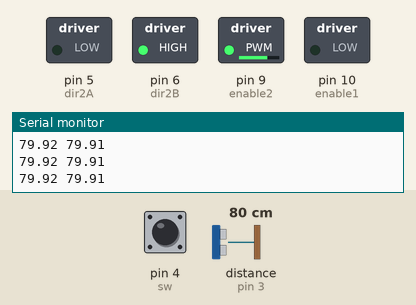
Simulated run of this sketch. Board: Arduino Uno, built with avr-gcc and run on an emulated ATmega328P. On the bench: switched loads named in the sketch (green lamp = pin HIGH), the last lines printed to the serial monitor. Wiring (inferred from the names in the program): ultrasonic range finder: trigger pin 2; echo pin 3. The test bench sets the inputs (shaded band); at power-on: distance to the obstacle (sensor on pin 3) 80 cm, pin 4 (sw) HIGH. The echo pulse lasts 58.3 µs per cm; pins used as bus, display or sensor lines are not drawn.

Above: at 1.2 s.
1.3 s: distance to the obstacle (sensor on pin 3) set to 9 cm
At 3.0 s:
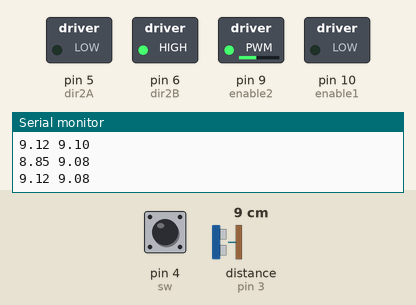
3.3 s: distance to the obstacle (sensor on pin 3) set to 120 cm
At 5.1 s:
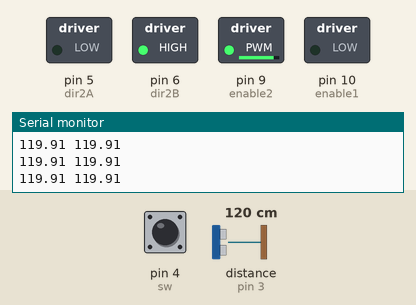
6.3 s: distance to the obstacle (sensor on pin 3) set to 18 cm
At 7.8 s:
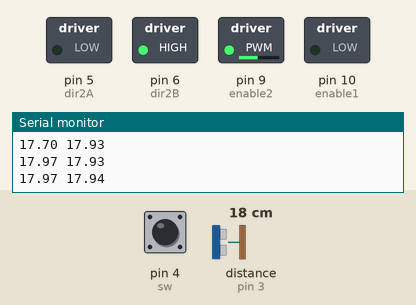
Timing chart, 0 to 9.3 s (numbered marks = the images above; inputs shaded):
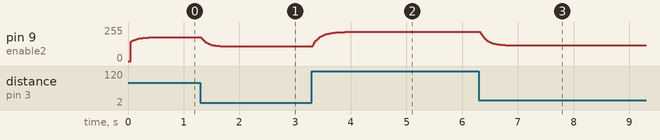

Measured:
- after the input at 1.3 s, pin 9 (enable2): moves from 179/255 to 109/255 over 0.51 s, starting at once
- after the input at 3.3 s, pin 9 (enable2): moves from 109/255 to 219/255 over 0.69 s, starting at once
- after the input at 6.3 s, pin 9 (enable2): moves from 219/255 to 117/255 over 0.95 s, starting at once

The sketch:

SimpleSkel.ino
```cpp
/*
 * Example code for running a DC motor using the TI L293D motor controller (H-bridge) chip
 * EE2800 Fall 2800, Kubichek
 */
float SpeedOfSound = 0.0343; //cm/us sea level
const int MAX_DISTANCE = 250; //trustworthy range
float AvgDist = 0; //average distance
float alpha = .9;  //averaging speed
int echoPin = 3;
int trigPin = 2;


int enable1 = 10;
int enable2 = 9;
int dir2A = 5;
int dir2B = 6;
int sw = 4;
int Mspeed = 0;     //PWM motor speed
int prevsw = LOW;

void setup() {
  pinMode(enable1, OUTPUT);
  pinMode(sw, INPUT_PULLUP);
  pinMode(enable2, OUTPUT);
  pinMode(dir2A, OUTPUT);
  pinMode(dir2B, OUTPUT);

  digitalWrite(enable1, LOW); // initially motor off
  digitalWrite(enable2, LOW); // initially motor off
  digitalWrite(dir2A, LOW);   //turn cw
  digitalWrite(dir2B, HIGH);
  Serial.begin(9600);

  pinMode(trigPin, OUTPUT);
  pinMode(echoPin, INPUT);
}

void loop() {
   /*
    * loop code does following:
    *    Reads the switch
    *    If there is a transition from High to Low, increase motor speed.
    *    If motor speed exceeds the max PWM value of 255, reset it to zero.
    *    Use analogWrite (PWM) to turn on the motor to the proper speed
    *    Note, we are using PWM on the motor's enable pin.
    *    Alternatively we could use PWM on the DIR pins and hold the Enable pin High
    *    SInce you only have one motor, you only need to use analogWrite to one side.
    */
      digitalWrite(trigPin, LOW);
  delayMicroseconds(2);
  digitalWrite(trigPin, HIGH);
  delayMicroseconds(10);
  digitalWrite(trigPin, LOW);
  while(digitalRead(echoPin)==LOW){}
  float t0 = micros();
  while(digitalRead(echoPin)){}
  float duration = micros()-t0;
  float distance = (duration / 2.0) * SpeedOfSound;
  if(distance < MAX_DISTANCE){
    AvgDist = alpha * AvgDist + (1 - alpha) * distance;
    Serial.print(distance);
    Serial.print(" ");
    Serial.println(AvgDist);
  }
    int cursw = digitalRead(sw);
    Mspeed = AvgDist + 100;
    prevsw = cursw;
    if (Mspeed > 250) Mspeed = 0;
    analogWrite(enable2, Mspeed);
}
```
